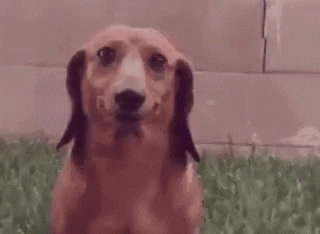
#> input picture dog.gif, 320 x 234 px
$ python main.py
#> lines starting #> are read from the running program, lines starting #| are printed output that depends on the picture
### gifextract.py
# source: https://gist.github.com/BigglesZX/4016539

import os
from PIL import Image

def analyseImage(path):
    '''
    Pre-process pass over the image to determine the mode (full or additive).
    Necessary as assessing single frames isn't reliable. Need to know the mode
    before processing all frames.
    '''
#> called with path = 'dog.gif'
    im = Image.open(path)
#> im is the input picture: PIL image 320x234 P; mean R, G, B 129.8, 97.5, 97.2
    results = {
        'size': im.size,
        'mode': 'full',
    }
#> results = {'size': (320, 234), 'mode': 'full'}
    try:
        while True:
            if im.tile:
                tile = im.tile[0]
                update_region = tile[1]
                update_region_dimensions = update_region[2:]
                if update_region_dimensions != im.size:
                    results['mode'] = 'partial'
                    break
            im.seek(im.tell() + 1)
#> this loop made 57 passes
#> tile on passes 2 to 13: ('gif', (0, 0, 320, 234), 30099, (8, False, -1)), ('gif', (0, 0, 320, 234), 59879, (8, False, -1)), ('gif', (0, 0, 320, 234), 90093, (8, False, -1)), ('gif', (0, 0, 320, 234), 120403, (8, False, -1)), ('gif', (0, 0, 320, 234), 150318, (8, False, -1)), ('gif', (0, 0, 320, 234), 181099, (8, False, -1)), ('gif', (0, 0, 320, 234), 212109, (8, False, -1)), ('gif', (0, 0, 320, 234), 242599, (8, False, -1)), ('gif', (0, 0, 320, 234), 272174, (8, False, -1)), ('gif', (0, 0, 320, 234), 301793, (8, False, -1)), ('gif', (0, 0, 320, 234), 331307, (8, False, -1)), ('gif', (0, 0, 320, 234), 360356, (8, False, -1))
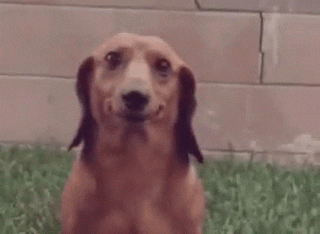
#> im: PIL image 320x234 RGB; mean R, G, B 128.6, 104.5, 99.4
    except EOFError:
        pass
    return results


def processImage(path):
    '''
    Iterate the GIF, extracting each frame.
    '''
    mode = analyseImage(path)['mode']
#> mode = 'full'

    im = Image.open(path)

    i = 0
    p = im.getpalette()
#> p = 768 values, max 196 at index 753, min 0 at index 762, mean 95.69
    last_frame = im.convert('RGBA')

    try:
        while True:
            '''
            If the GIF uses local colour tables, each frame will have its own palette.
            If not, we need to apply the global palette to the new frame.
            '''
            if not im.getpalette():
                im.putpalette(p)

            new_frame = Image.new('RGBA', im.size)

            '''
            Is this file a "partial"-mode GIF where frames update a region of a different size to the entire image?
            If so, we need to construct the new frame by pasting it on top of the preceding frames.
            '''
            if mode == 'partial':
                new_frame.paste(last_frame)

            new_frame.paste(im, (0, 0), im.convert('RGBA'))
            new_frame.save('./images/%s-%d.png' % (''.join(os.path.basename(path).split('.')[:-1]), i), 'PNG')

            i += 1
            last_frame = new_frame
            im.seek(im.tell() + 1)
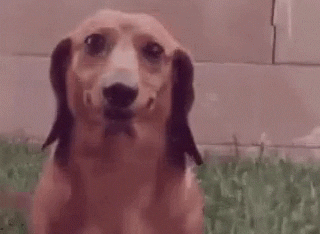
#> im: PIL image 320x234 RGB; mean R, G, B 127.7, 93.1, 94
#> after the loop, i = 1
    except EOFError:
        pass

### main.py
from gifextract import *
from asciigenerator import *
from os import walk
import time

image_path = './images/'
ascii_path = './ascii/'
filename = "dog.gif"


def main():
    processImage(filename)

    _, _, filenames = next(walk(image_path))

    for file in filenames:
        convert_to_ascii(image_path + file)

    counter = 0

    file_prefix = filename.split(".")[0]

    while True:
        with open(ascii_path + file_prefix + '-{}.txt'.format(counter), 'r', encoding="utf8") as f:
            print(f.read(), sep='', end='', flush=True)
            time.sleep(0.01)
            if counter == (len(filenames) - 1):
                counter = 0
            else:
                counter += 1
            os.system('cls')


if __name__ == "__main__":
#> (the run stopped early here; a loop or call above may not have finished)
